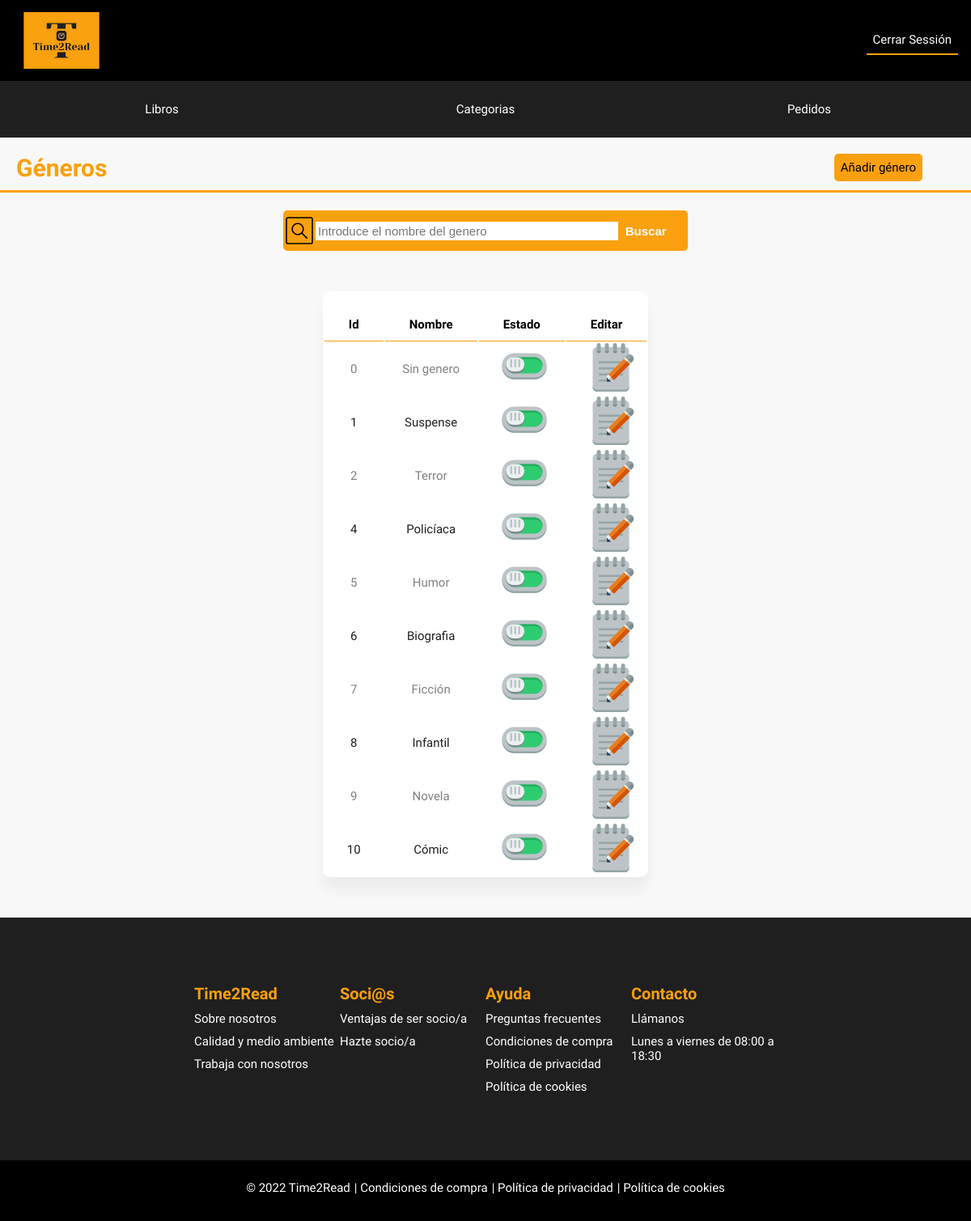
The page /index.php?controller=Categoria&action=mostrarCategorias (signed in) on the database its author committed.
### tables this page shows
CREATE TABLE `generos` (
  `id_genero` int(11) NOT NULL,
  `nombre` varchar(50) NOT NULL,
  `estado` tinyint(1) NOT NULL
);

### models/database.php (called while the page is built, shortened)
<?php
class Database{
    public function __construct(){
        $servername = "localhost";
        $dbname= "biblioteca";
        $username = "root";
        $password = "";
        try{
		$this->db = new PDO("mysql:host=$servername;dbname=$dbname",$username, $password);
        }
        catch(PDOException $error)
        {
            echo "Connection failed: ". $error->getMessage();
        }
    }
}

### models/categoria.php (called while the page is built, shortened)
<?php
require_once("database.php");
class Categoria extends Database
{
    public function obtenerListado()
    {
        $consulta = $this->db->prepare("SELECT * FROM generos");
        $consulta->execute();
        $resultado = $consulta->fetchAll();
        return $resultado;
    }
}

### views/adminPanel/tablaCategorias.php (the view)
<?php
echo "
<div class='admin-panel-content-container'>
<div class='admin-panel-title-container'>
    <h1 class='admin-panel-title'>Géneros</h1>
    <a class='admin-panel-add-link' href='index.php?controller=Categoria&action=mostrarAnadirCategoria'>Añadir género</a><br>
    <div class='orange-line'></div>
</div>";
require_once "views/adminPanel/buscadorCategorias.php";
echo "<table class='admin-panel-page-table'>
    <tr>
        <th>Id</th>
        <th>Nombre</th>
        <th>Estado</th>
        <th>Editar</th>
    </tr>";
foreach ($catalogo as $categoria) {
    echo " <tr>
        <td class='text'>" . $categoria['id_genero'] . "</td>
        <td class='text'>" . $categoria['nombre'] . "</td>";
    if ($categoria['estado']) {
        echo "<td><a href='index.php?controller=Categoria&action=desactivarCategoria&id=" . $categoria['id_genero'] . "''><img class='control-icons' src='img/on.svg'></a></td>";
    } else {
        echo "<td><a href='index.php?controller=Categoria&action=activarCategoria&id=" . $categoria['id_genero'] . "'><img class='control-icons' src='img/off.svg'></a></td>";
    }
    echo "
        <td><a href='index.php?controller=Categoria&action=mostrarEditarCategoria&id=" . $categoria['id_genero'] . "''><img class='control-icons' src='img/edit.svg'></a></td>
        </tr>";
}
echo "</table>
</div>";

### style.css (style rules this page uses)
* { margin: 0; padding: 0; scroll-behavior: smooth; }
body { height: 100%; font-family: 'Source Sans Pro', sans-serif; background-color: #f8f8f8; }
a { text-decoration: none; }
.admin-panel-content-container { display: flex; flex-direction: column; width: 85%; float: right; align-items: center; }
.admin-panel-title-container { padding-top: 20px; padding-bottom: 20px; width: 100%; height: 50px; float: right; }
.admin-panel-title { display: inline-block; font-size: 30px; color: #FBA00E; }
.orange-line { width: 100%; height: 3px; background-color: #FBA00E; margin-top: 10px; }
.admin-panel-add-link { display: block; float: right; background-color: #FBA00E; color: black; padding: 8px; margin-right: 5%; border-radius: 5px; }
.admin-panel-page-table { display: inline-block; background-color: white; border-radius: 10px; margin-top: 50px; margin-bottom: 50px; box-shadow: 0px 15px 16.83px 0.17px rgba(0, 0, 0, 0.05); }
.admin-panel-page-table th { color: black; border-bottom: 1px solid #FBA00E; padding: 2rem 2rem 0.75rem 2rem; }
.admin-panel-page-table tr:nth-child(odd) { color: #1F1F1F; }
.admin-panel-page-table tr:nth-child(even) { color: gray; }
.text { padding: 0rem 1rem 0rem 1rem; text-align: center; height: 60px; max-width: 100px; }
.control-icons { width: 60px; height: 60px; padding-left: 25%; }
footer { height: 300px; color: white; background-color: #1F1F1F; width: 100%; bottom: 0; position: relative; display: flex; align-items: center; justify-content: center; }
.div-footer-1 { background-color: #1F1F1F; display: flex; }
.title-footer-1 { color: #FBA00E; font-size: 20px; font-weight: bold; }
.subdiv-footer-1 { display: block; width: 300px; }
.div-a-footer { text-decoration: none; color: white; display: block; padding-top: 10px; }
@media screen and (min-width: 768px) and (max-width: 1300px) { * { font-size: 15px; } }
@media screen and (min-width: 768px) and (max-width: 1300px) { .subdiv-footer-1 { width: 180px; } }
@media screen and (min-width: 768px) and (max-width: 1300px) { .admin-panel-content-container { width: 100%; float: none; } }
@media screen and (min-width: 768px) and (max-width: 1300px) { .admin-panel-title { padding-left: 20px; } }

### rows shown on the page
generos: id_genero "0", nombre "Sin genero", estado 1 (drawn)
generos: id_genero "1", nombre "Suspense", estado 1 (drawn)
generos: id_genero "2", nombre "Terror", estado 1 (drawn)
generos: id_genero "4", nombre "Policíaca", estado 1 (drawn)
generos: id_genero "5", nombre "Humor", estado 1 (drawn)
generos: id_genero "6", nombre "Biografia", estado 1 (drawn)
generos: id_genero "7", nombre "Ficción", estado 1 (drawn)
generos: id_genero "8", nombre "Infantil", estado 1 (drawn)
generos: id_genero "9", nombre "Novela", estado 1 (drawn)
generos: id_genero "10", nombre "Cómic", estado 1 (drawn)
